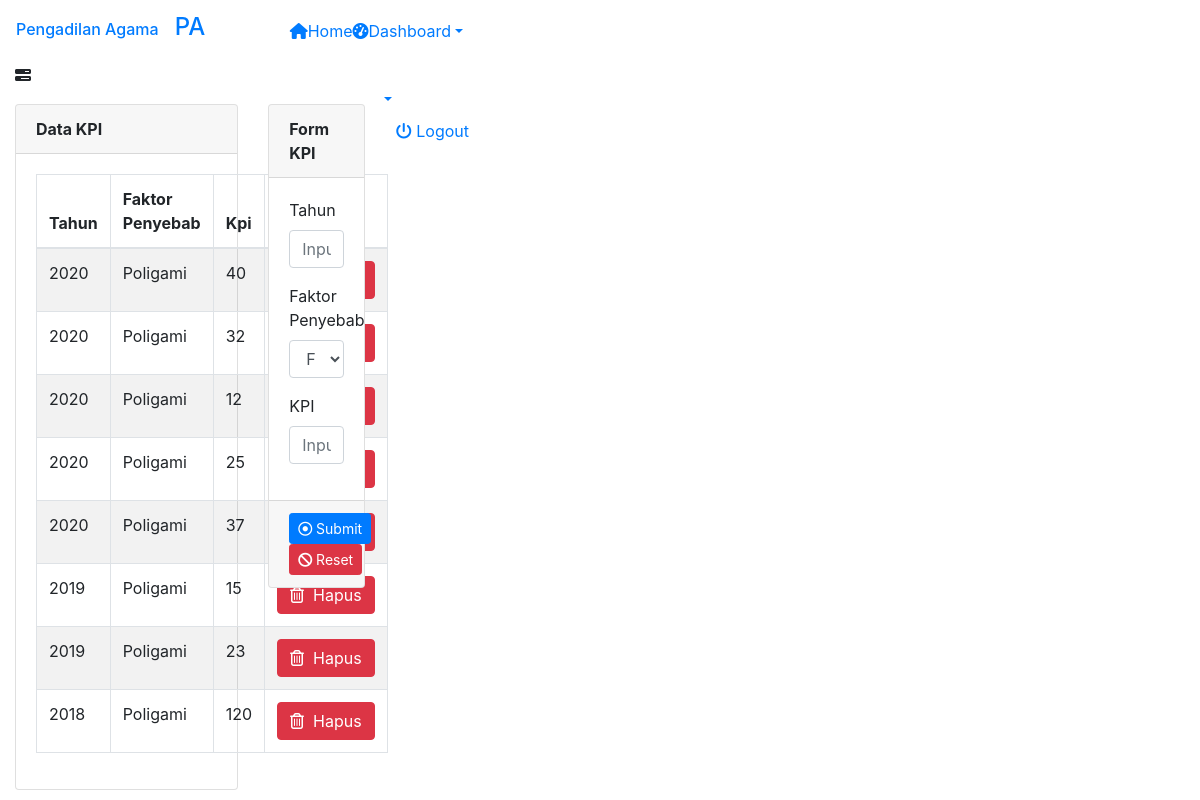
Page /index.php/perceraian/kpi on the earlier database version.
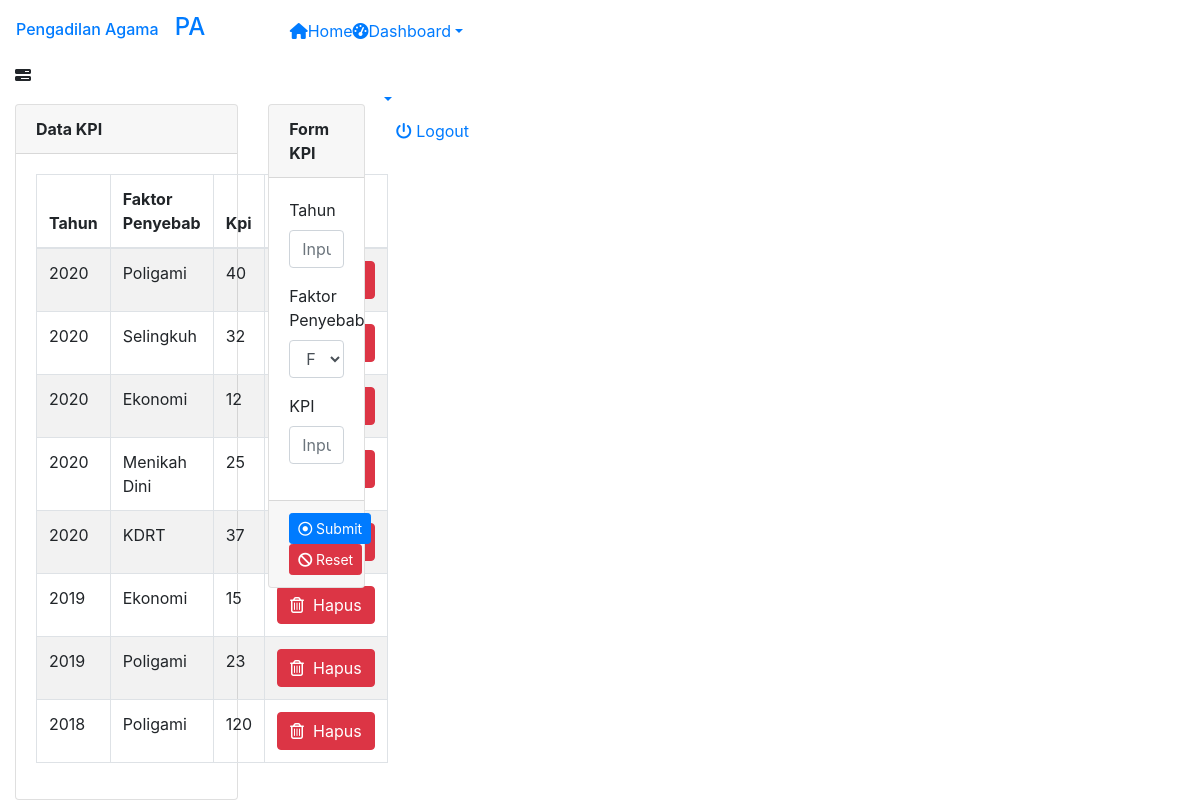
Same page on the later database version.
### tables this page shows
CREATE TABLE `dim_kpi` (
  `kpi_id` int(11) NOT NULL,
  `id_faktor_penyebab_perceraian` int(11) NOT NULL,
  `tahun` year(4) NOT NULL,
  `kpi` int(11) NOT NULL
);

CREATE TABLE `dim_faktor_penyebab_perceraian` (
  `id_faktor_penyebab_perceraian` int(11) NOT NULL,
  `faktor_penyebab_perceraian` varchar(100) NOT NULL
);

### application/controllers/perceraian/Kpi.php (called while the page is built, shortened)
<?php
class Kpi extends CI_Controller
{
    public function __construct()
    {
        $this->load->model('perceraian/Md_kpi');
    }
    public function index()
    {
        $data['kpi'] = $this->Md_kpi->getAll();
        $data['penyebab'] = $this->Md_kpi->getFaktorPenyebab();
        $this->load->view('templates/header');
        $this->load->view('templates/sidebar');
        $this->load->view('perceraian/v_kpi', $data);
        $this->load->view('templates/footer');
    }
}

### index.php (called while the page is built, shortened)
<?php
require_once BASEPATH.'core/CodeIgniter.php';

### application/models/perceraian/Md_kpi.php (called while the page is built, shortened)
<?php
class Md_kpi extends CI_Model
{
    public function getAll()
    {
        $this->db->select('a.kpi_id, b.faktor_penyebab_perceraian, a.tahun, a.kpi');
        $this->db->join('dim_faktor_penyebab_perceraian as b', 'b.id_faktor_penyebab_perceraian = a.id_faktor_penyebab_perceraian');
        $this->db->order_by('tahun', 'desc');
        return $this->db->get('dim_kpi as a')->result();
    }
}

### application/views/perceraian/v_kpi.php (the view, shortened to what this page needs)
<div class="content mt-3">
    <div class="animated fadeIn">
        <div class="row">
            <div class="col-md-8">
                <div class="card">
                    <div class="card-header">
                        <strong class="card-title">Data KPI</strong>
                    </div>
                    <div class="card-body">
                        <table id="bootstrap-data-table-export" class="table table-striped table-bordered">
                            <thead>
                                <tr>
                                    <th>Tahun</th>
                                    <th>Faktor Penyebab</th>
                                    <th>Kpi</th>
                                    <th>Aksi</th>
                                </tr>
                            </thead>
                            <tbody>
                                <?php foreach ($kpi as $row) { ?>
                                    <tr>
                                        <td><?= $row->tahun ?></td>
                                        <td><?= $row->faktor_penyebab_perceraian ?></td>
                                        <td><?= $row->kpi ?></td>
                                        <td><a href="<?php echo site_url('perceraian/kpi/hapus/') . $row->kpi_id ?>" class="btn btn-danger"><i class="fa fa-trash-o"></i>&nbsp; Hapus</a></td>
                                    </tr>
                                <?php } ?>
                            </tbody>
                        </table>
                    </div>
                </div>
            </div>
            <div class="col-md-4">
                <div class="card">
                    <div class="card-header">
                        <strong class="card-title">Form KPI</strong>
                    </div>
                    <div class="card-body">
                        <form action="<?php echo site_url('perceraian/kpi/tambah') ?>" method="post" enctype="multipart/form-data" class="form-horizontal">
                            <div class="form-group">
                                <label for="company" class=" form-control-label">Tahun</label>
                                <input type="text" id="tahun" name="tahun" placeholder="Input Tahun" class="form-control">
                            </div>
                            <div class="form-group">
                                <label for="company" class=" form-control-label">Faktor Penyebab</label>
                                <select name="penyebab" id="penyebab" class="form-control">
                                    <option value="">Faktor Penyebab</option>
                                </select>
                            </div>
                            <div class="form-group">
                                <label for="company" class=" form-control-label">KPI</label>
                                <input type="text" id="kpi" name="kpi" placeholder="Input Kpi" class="form-control">
                            </div>
                    </div>
                    <div class="card-footer">
                        <button type="submit" class="btn btn-primary btn-sm">
                            <i class="fa fa-dot-circle-o"></i> Submit
                        </button>
                        <button type="reset" class="btn btn-danger btn-sm">
                            <i class="fa fa-ban"></i> Reset
                        </button>
                    </div>
                </div>
            </div>
        </div>
    </div>
</div>
</div>

### application/views/templates/header.php (shortened to what this page needs)
<!doctype html>
<html class="no-js" lang="en">
<head>
    <link rel="stylesheet" href="<?php echo base_url() ?>assets/vendors/bootstrap/dist/css/bootstrap.min.css">
    <link rel="stylesheet" href="<?php echo base_url() ?>assets/vendors/font-awesome/css/font-awesome.min.css">
    <link rel="stylesheet" href="<?php echo base_url() ?>assets/vendors/themify-icons/css/themify-icons.css">
    <link rel="stylesheet" href="<?php echo base_url() ?>assets/vendors/flag-icon-css/css/flag-icon.min.css">
    <link rel="stylesheet" href="<?php echo base_url() ?>assets/vendors/selectFX/css/cs-skin-elastic.css">
    <link rel="stylesheet" href="<?php echo base_url() ?>assets/vendors/jqvmap/dist/jqvmap.min.css">
    <link rel="stylesheet" href="<?php echo base_url() ?>assets/vendors/datatables.net-bs4/css/dataTables.bootstrap4.min.css">
    <link rel="stylesheet" href="<?php echo base_url() ?>assets/vendors/datatables.net-buttons-bs4/css/buttons.bootstrap4.min.css">
    <link rel="stylesheet" href="<?php echo base_url() ?>assets/assets/css/style.css">
    <link rel="stylesheet" href="<?php echo base_url() ?>asset/vendors/selectFX/css/cs-skin-elastic.css">
</head>

### application/views/templates/sidebar.php (shortened to what this page needs)
<body>
    <aside id="left-panel" class="left-panel">
        <nav class="navbar navbar-expand-sm navbar-default">
            <div class="navbar-header">
                <a class="navbar-brand" href="./">
                    <h6>Pengadilan Agama</h6>
                    <a class="navbar-brand hidden" href="./">
                        <h4>PA</h4>
            </div>
            <div id="main-menu" class="main-menu collapse navbar-collapse">
                <ul class="nav navbar-nav">
                    <li class="active">
                        <a href="<?= site_url('dashboard') ?>"> <i class="menu-icon fa fa-home"></i>Home </a>
                    </li>
                    <li class="menu-item-has-children dropdown">
                        <a href="#" class="dropdown-toggle" data-toggle="dropdown" aria-haspopup="true" aria-expanded="false"> <i class="menu-icon fa fa-dashboard"></i>Dashboard</a>
                    </li>
                </ul>
            </div>
        </nav>
    </aside>
    <div id="right-panel" class="right-panel">
        <header id="header" class="header">
            <div class="header-menu">
                <div class="col-sm-7">
                    <a id="menuToggle" class="menutoggle pull-left"><i class="fa fa fa-tasks"></i></a>
                </div>
                <div class="col-sm-5">
                    <div class="user-area dropdown float-right">
                        <a href="#" class="dropdown-toggle" data-toggle="dropdown" aria-haspopup="true" aria-expanded="false">
                            <a class="nav-link" href="<?php echo base_url() ?>index.php/dashboard/logout"><i class="fa fa-power-off"></i> Logout</a>
                        </a>
                    </div>
                </div>
            </div>
        </header>

### application/views/templates/footer.php (shortened to what this page needs)
</body>

Differences in the rows shown:
changed through a linked row, dim_kpi: id_faktor_penyebab_perceraian.faktor_penyebab_perceraian "Poligami" → "Selingkuh"
changed through a linked row, dim_kpi (number 3 of 8 on the later page): id_faktor_penyebab_perceraian.faktor_penyebab_perceraian "Poligami" → "Ekonomi"
changed through a linked row, dim_kpi: id_faktor_penyebab_perceraian.faktor_penyebab_perceraian "Poligami" → "Menikah Dini"
changed through a linked row, dim_kpi: id_faktor_penyebab_perceraian.faktor_penyebab_perceraian "Poligami" → "KDRT"
changed through a linked row, dim_kpi (number 6 of 8 on the later page): id_faktor_penyebab_perceraian.faktor_penyebab_perceraian "Poligami" → "Ekonomi"
